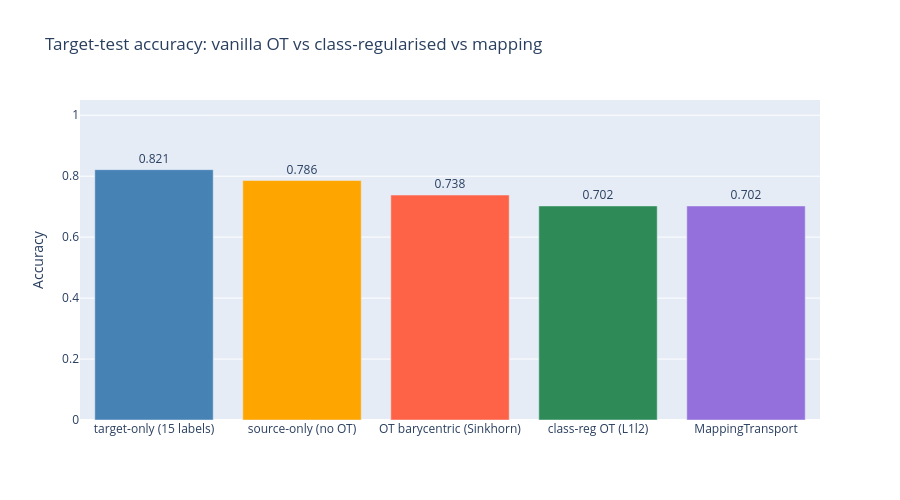

Notebook cell for this chart:
### Code cell
# Compare every variant on the same target test set
def _acc(X_tr, y_tr):
    clf = DecisionTreeClassifier(max_depth=5, random_state=0).fit(X_tr, y_tr)
    return accuracy_score(yt_test, clf.predict(Xt_te))

results = {
    "target-only (15 labels)":   _acc(Xt_lab,         yt_labeled),
    "source-only (no OT)":       _acc(Xs,             ys),
    "OT barycentric (Sinkhorn)": _acc(Xs_transported, ys),
    "class-reg OT (L1l2)":       _acc(Xs_l1l2,        ys),
    "MappingTransport":          _acc(Xs_map,         ys),
}

print(f"{'Method':<28} {'Target-test accuracy':>22}")
print("-" * 52)
for k, v in results.items():
    print(f"{k:<28} {v:>22.3f}")

fig = go.Figure()
fig.add_trace(go.Bar(
    x=list(results.keys()),
    y=list(results.values()),
    marker_color=["steelblue", "orange", "tomato", "seagreen", "mediumpurple"],
    text=[f"{v:.3f}" for v in results.values()],
    textposition="outside",
))
fig.update_layout(
    title="Target-test accuracy: vanilla OT vs class-regularised vs mapping",
    yaxis_title="Accuracy", yaxis=dict(range=[0, 1.05]),
    width=900, height=500,
)
fig.show()

### Figure 1 — Plotly figure (JSON) as saved in the notebook; plotly's stock layout.template omitted (floating-point values rounded to 4 significant figures)
{"data": [{"marker": {"color": ["steelblue", "orange", "tomato", "seagreen", "mediumpurple"]}, "text": ["0.821", "0.786", "0.738", "0.702", "0.702"], "textposition": "outside", "type": "bar", "x": ["target-only (15 labels)", "source-only (no OT)", "OT barycentric (Sinkhorn)", "class-reg OT (L1l2)", "MappingTransport"], "y": [0.8214, 0.7857, 0.7381, 0.7024, 0.7024]}], "layout": {"height": 500, "title": {"text": "Target-test accuracy: vanilla OT vs class-regularised vs mapping"}, "width": 900, "yaxis": {"range": [0, 1.05], "title": {"text": "Accuracy"}}}}
